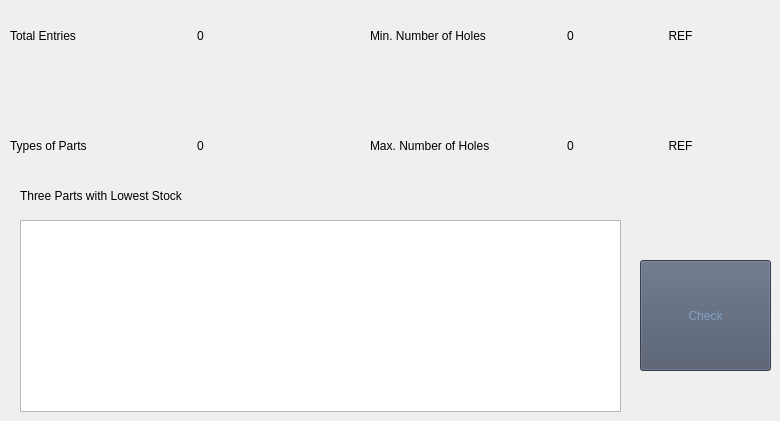
    <widget class="QWidget" name="tab_3">
     <attribute name="title">
      <string>Inventory Statistics</string>
     </attribute>
     <widget class="QLabel" name="label_5">
      <property name="geometry">
       <rect>
        <x>10</x>
        <y>10</y>
        <width>151</width>
        <height>51</height>
       </rect>
      </property>
      <property name="text">
       <string>Total Entries</string>
      </property>
     </widget>
     <widget class="QLabel" name="label_6">
      <property name="geometry">
       <rect>
        <x>10</x>
        <y>120</y>
        <width>151</width>
        <height>51</height>
       </rect>
      </property>
      <property name="text">
       <string>Types of Parts</string>
      </property>
     </widget>
     <widget class="QLabel" name="label_7">
      <property name="geometry">
       <rect>
        <x>370</x>
        <y>10</y>
        <width>151</width>
        <height>51</height>
       </rect>
      </property>
      <property name="text">
       <string>Min. Number of Holes</string>
      </property>
     </widget>
     <widget class="QLabel" name="label_8">
      <property name="geometry">
       <rect>
        <x>370</x>
        <y>120</y>
        <width>151</width>
        <height>51</height>
       </rect>
      </property>
      <property name="text">
       <string>Max. Number of Holes</string>
      </property>
     </widget>
     <widget class="QLabel" name="label_ref_number">
      <property name="geometry">
       <rect>
        <x>180</x>
        <y>10</y>
        <width>41</width>
        <height>51</height>
       </rect>
      </property>
      <property name="styleSheet">
       <string notr="true">/*background-color: rgb(255, 255, 255);</string>
      </property>
      <property name="text">
       <string>0</string>
      </property>
      <property name="alignment">
       <set>Qt::AlignCenter</set>
      </property>
     </widget>
     <widget class="QLabel" name="label_part_number">
      <property name="geometry">
       <rect>
        <x>180</x>
        <y>120</y>
        <width>41</width>
        <height>51</height>
       </rect>
      </property>
      <property name="styleSheet">
       <string notr="true">/*background-color: rgb(255, 255, 255);</string>
      </property>
      <property name="text">
       <string>0</string>
      </property>
      <property name="alignment">
       <set>Qt::AlignCenter</set>
      </property>
     </widget>
     <widget class="QLabel" name="label_min_holes">
      <property name="geometry">
       <rect>
        <x>550</x>
        <y>10</y>
        <width>41</width>
        <height>51</height>
       </rect>
      </property>
      <property name="styleSheet">
       <string notr="true">/*background-color: rgb(255, 255, 255);</string>
      </property>
      <property name="text">
       <string>0</string>
      </property>
      <property name="alignment">
       <set>Qt::AlignCenter</set>
      </property>
     </widget>
     <widget class="QLabel" name="label_max_holes">
      <property name="geometry">
       <rect>
        <x>550</x>
        <y>120</y>
        <width>41</width>
        <height>51</height>
       </rect>
      </property>
      <property name="styleSheet">
       <string notr="true">/*background-color: rgb(255, 255, 255);</string>
      </property>
      <property name="text">
       <string>0</string>
      </property>
      <property name="alignment">
       <set>Qt::AlignCenter</set>
      </property>
     </widget>
     <widget class="QLabel" name="label_min_holes_2">
      <property name="geometry">
       <rect>
        <x>650</x>
        <y>10</y>
        <width>61</width>
        <height>51</height>
       </rect>
      </property>
      <property name="styleSheet">
       <string notr="true">/*background-color: rgb(255, 255, 255);</string>
      </property>
      <property name="text">
       <string>REF</string>
      </property>
      <property name="alignment">
       <set>Qt::AlignCenter</set>
      </property>
     </widget>
     <widget class="QLabel" name="label_max_holes_2">
      <property name="geometry">
       <rect>
        <x>650</x>
        <y>120</y>
        <width>61</width>
        <height>51</height>
       </rect>
      </property>
      <property name="styleSheet">
       <string notr="true">/*background-color: rgb(255, 255, 255);</string>
      </property>
      <property name="text">
       <string>REF</string>
      </property>
      <property name="alignment">
       <set>Qt::AlignCenter</set>
      </property>
     </widget>
     <widget class="QLabel" name="label_15">
      <property name="geometry">
       <rect>
        <x>20</x>
        <y>180</y>
        <width>351</width>
        <height>31</height>
       </rect>
      </property>
      <property name="text">
       <string>Three Parts with Lowest Stock</string>
      </property>
     </widget>
     <widget class="QPushButton" name="check_button">
      <property name="geometry">
       <rect>
        <x>640</x>
        <y>260</y>
        <width>131</width>
        <height>111</height>
       </rect>
      </property>
      <property name="styleSheet">
       <string notr="true">color: rgb(129, 161, 193);
background-color: rgb(76, 86, 106);</string>
      </property>
      <property name="text">
       <string>Check</string>
      </property>
     </widget>
     <widget class="QTableWidget" name="table_2">
      <property name="enabled">
       <bool>true</bool>
      </property>
      <property name="geometry">
       <rect>
        <x>20</x>
        <y>220</y>
        <width>601</width>
        <height>192</height>
       </rect>
      </property>
      <property name="sizePolicy">
       <sizepolicy hsizetype="Expanding" vsizetype="Expanding">
        <horstretch>0</horstretch>
        <verstretch>0</verstretch>
       </sizepolicy>
      </property>
      <property name="layoutDirection">
       <enum>Qt::LeftToRight</enum>
      </property>
      <property name="styleSheet">
       <string notr="true">/*background-color: rgb(255, 255, 255);</string>
      </property>
      <property name="frameShape">
       <enum>QFrame::StyledPanel</enum>
      </property>
      <attribute name="horizontalHeaderVisible">
       <bool>false</bool>
      </attribute>
      <attribute name="horizontalHeaderCascadingSectionResizes">
       <bool>false</bool>
      </attribute>
      <attribute name="horizontalHeaderShowSortIndicator" stdset="0">
       <bool>false</bool>
      </attribute>
      <column>
       <property name="text">
        <string>Reference</string>
       </property>
      </column>
      <column>
       <property name="text">
        <string>Part Name</string>
       </property>
      </column>
      <column>
       <property name="text">
        <string>Count</string>
       </property>
      </column>
     </widget>
    </widget>
